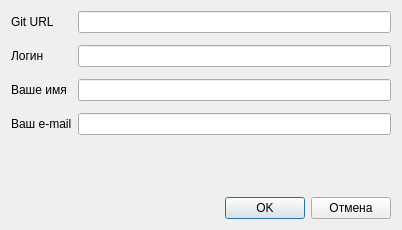
<?xml version="1.0" encoding="UTF-8"?>
<ui version="4.0">
 <class>SampleWindow</class>
 <widget class="QDialog" name="SampleWindow">
  <property name="geometry">
   <rect>
    <x>0</x>
    <y>0</y>
    <width>402</width>
    <height>230</height>
   </rect>
  </property>
  <property name="windowTitle">
   <string>Настройки репозитория</string>
  </property>
  <layout class="QVBoxLayout" name="verticalLayout">
   <item>
    <layout class="QGridLayout" name="gridLayout">
     <property name="verticalSpacing">
      <number>12</number>
     </property>
     <item row="0" column="1">
      <widget class="QLineEdit" name="txtUrl"/>
     </item>
     <item row="0" column="0">
      <widget class="QLabel" name="label">
       <property name="text">
        <string>Git URL</string>
       </property>
      </widget>
     </item>
     <item row="2" column="0">
      <widget class="QLabel" name="label_4">
       <property name="text">
        <string>Ваше имя</string>
       </property>
      </widget>
     </item>
     <item row="1" column="0">
      <widget class="QLabel" name="label_2">
       <property name="text">
        <string>Логин</string>
       </property>
      </widget>
     </item>
     <item row="1" column="1">
      <widget class="QLineEdit" name="txtLogin"/>
     </item>
     <item row="3" column="0">
      <widget class="QLabel" name="label_5">
       <property name="text">
        <string>Ваш e-mail</string>
       </property>
      </widget>
     </item>
     <item row="2" column="1">
      <widget class="QLineEdit" name="txtAuthor"/>
     </item>
     <item row="3" column="1">
      <widget class="QLineEdit" name="txtEmail"/>
     </item>
    </layout>
   </item>
   <item>
    <spacer name="verticalSpacer">
     <property name="orientation">
      <enum>Qt::Vertical</enum>
     </property>
     <property name="sizeHint" stdset="0">
      <size>
       <width>20</width>
       <height>22</height>
      </size>
     </property>
    </spacer>
   </item>
   <item>
    <layout class="QHBoxLayout" name="horizontalLayout">
     <item>
      <spacer name="horizontalSpacer">
       <property name="orientation">
        <enum>Qt::Horizontal</enum>
       </property>
       <property name="sizeHint" stdset="0">
        <size>
         <width>40</width>
         <height>20</height>
        </size>
       </property>
      </spacer>
     </item>
     <item>
      <widget class="QPushButton" name="pbOk">
       <property name="text">
        <string>OK</string>
       </property>
      </widget>
     </item>
     <item>
      <widget class="QPushButton" name="pbCancel">
       <property name="text">
        <string>Отмена</string>
       </property>
      </widget>
     </item>
    </layout>
   </item>
  </layout>
 </widget>
 <resources/>
 <connections/>
</ui>
